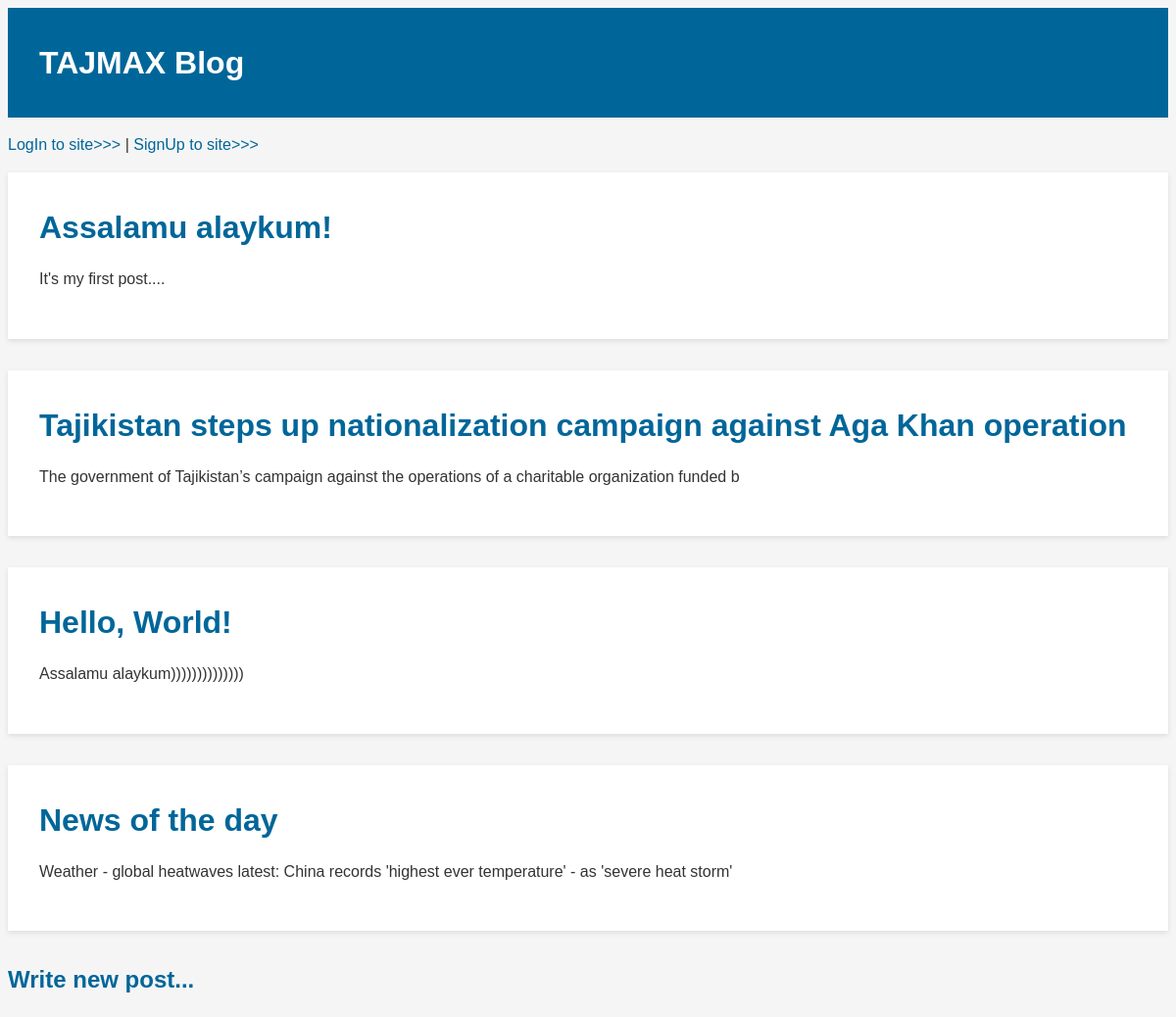
The page / on the database its author committed.
### blog/models.py (models this page shows, shortened)
class Post(models.Model):
    title = models.CharField(max_length=150)
    body = models.TextField()
    author = models.ForeignKey(
        'auth.User',
        on_delete=models.CASCADE
    )

### blog/views.py (the view)
# urls.py: path('', BlogListView.as_view(), name='home'),
class BlogListView(ListView):
    model = Post
    template_name = 'home.html'

### templates/home.html
{% extends 'base.html' %}
{% block content %}
    {% for post in object_list %}
        <div class="post-entry">
            <h2><a href="{% url 'post_detail' post.pk %}">{{ post.title }}</a></h2>
            <p>{{ post.body | slice:":100" }}</p>
        </div>
    {% endfor %}
{% endblock content %}

### templates/base.html (shortened to what this page needs)
{% load static %}
<!DOCTYPE html>
<html lang="en">
<head>
    <link rel="stylesheet" href="{% static 'css/base.css' %}">
</head>
<body>
  <header>
    <h1><a href="{% url 'home' %}">TAJMAX Blog</a></h1>
  </header>
  {% if user.is_authenticated %}
    <p>Welcome, {{ user.username }}!</p>
    <p><a href="{% url 'logout' %}">Log Out</a></p>
  {% else %}
    <p>
        <a href="{% url 'login' %}">LogIn to site>>></a> |
        <a href="{% url 'signup' %}">SignUp to site>>></a>
    </p>
  {% endif %}
<div>
  {% block content %}
    {% endblock content %}
</div>
<foot>
    <h2><a href="{% url 'new_post' %}">Write new post...</a></h2>
</foot>
</body>
</html>

### static/css/base.css (style rules this page uses)
body { font-family: 'Open Sans', sans-serif; font-size: 16px; line-height: 1.5; color: #333; background-color: #F5F5F5; }
a { color: #006699; text-decoration: none; }
header { background-color: #006699; color: white; padding: 2rem; }
header h1 { margin: 0; font-size: 3rem; }
header a { color: white; text-decoration: none; }
.post-entry { margin-bottom: 3rem; }
.post-entry h2 { margin-bottom: 0.5rem; font-size: 2rem; }
.post-entry p { margin-bottom: 1.5rem; line-height: 1.6; }
:root { --primary-color: #006699; --secondary-color: #2E8B57; --accent-color: #00BFFF; --text-color: #333; --background-color: #F5F5F5; }
body { font-family: Arial, sans-serif; font-size: 16px; line-height: 1.5; color: var(--text-color); background-color: var(--background-color); }
a { color: var(--primary-color); text-decoration: none; }
header { background-color: var(--primary-color); color: white; padding: 2rem; }
header h1 { margin: 0; font-size: 2rem; }
.post-entry { background-color: white; padding: 2rem; margin-bottom: 2rem; box-shadow: 0px 2px 5px rgba(0, 0, 0, 0.1); }
.post-entry h2 { margin-top: 0; font-size: 2rem; color: var(--primary-color); }
.post-entry p { margin-bottom: 1rem; }

### rows shown on the page
Post: title "Assalamu alaykum!", body "It's my first post...."
Post: title "Tajikistan steps up nationalization campaign against Aga Khan operation", body "The government of Tajikistan’s campaign against the operations of a charitable organization funded b"
Post: title "Hello, World!", body "Assalamu alaykum))))))))))))))"
Post: title "News of the day", body "Weather - global heatwaves latest: China records 'highest ever temperature' - as 'severe heat storm'"
